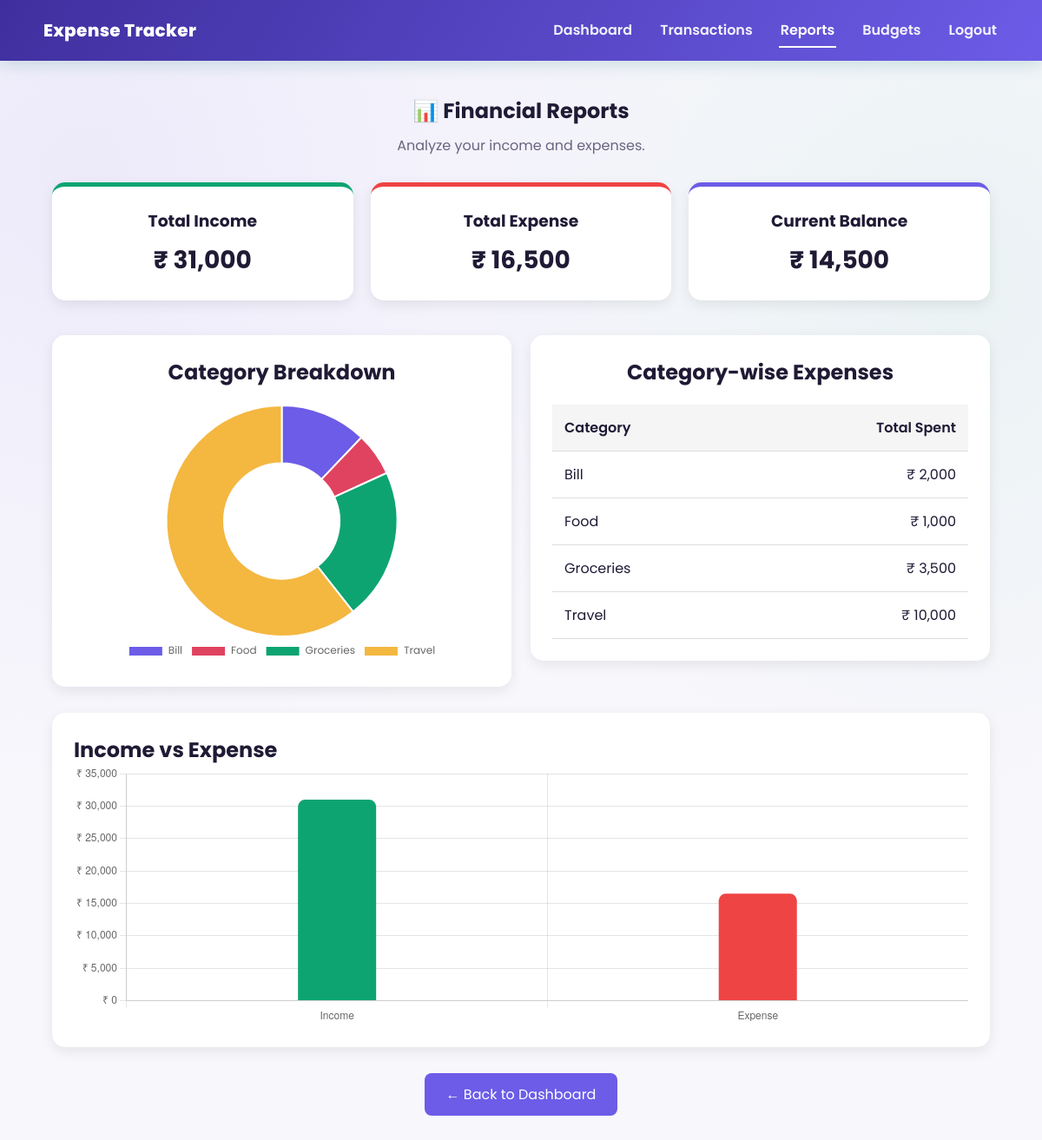
Screenshot of /reports (signed in) with the database file from the repository.
### tables this page shows
CREATE TABLE transactions(
    id INTEGER PRIMARY KEY AUTOINCREMENT,
    user_id INTEGER,
    type TEXT NOT NULL,
    amount REAL NOT NULL,
    category TEXT NOT NULL,
    description TEXT, date TEXT,
    FOREIGN KEY(user_id) REFERENCES users(id)
);

### app.py (the view)
@app.route("/reports")
@login_required
def reports():
    user_id = session["user_id"]
    conn = get_db()
    cursor = conn.cursor()
    cursor.execute("SELECT COALESCE(SUM(amount),0) FROM transactions WHERE type='Income' AND user_id=?", (user_id,))
    total_income = cursor.fetchone()[0]
    cursor.execute("SELECT COALESCE(SUM(amount),0) FROM transactions WHERE type='Expense' AND user_id=?", (user_id,))
    total_expense = cursor.fetchone()[0]
    balance = total_income - total_expense
    cursor.execute("""
        SELECT category, COALESCE(SUM(amount),0)
        FROM transactions
        WHERE type='Expense' AND user_id=?
        GROUP BY category
    """, (user_id,))
    category_expenses = cursor.fetchall()
    conn.close()
    return render_template(
        "reports.html",
        total_income=total_income,
        total_expense=total_expense,
        balance=balance,
        category_expenses=category_expenses
    )

### app.py (called while the page is built)
def get_db():
    conn = sqlite3.connect(DB_NAME)
    conn.row_factory = sqlite3.Row
    return conn

def login_required(view_func):
    @wraps(view_func)
    def wrapped(*args, **kwargs):
        if "user_id" not in session:
            flash("Please log in to continue.")
            return redirect(url_for("login"))
        return view_func(*args, **kwargs)
    return wrapped

@app.context_processor
def inject_user():
    return {"current_user_name": session.get("user_name")}

### templates/reports.html (shortened to what this page needs)
<!DOCTYPE html>
<html lang="en">
<head>
    <link rel="stylesheet"
          href="{{ url_for('static', filename='css/style.css') }}">
</head>
<body>
    <nav>
        <div class="logo">
            Expense Tracker
        </div>
        <div class="nav-links">
            <a href="{{ url_for('dashboard') }}">Dashboard</a>
            <a href="{{ url_for('transaction_history') }}">Transactions</a>
            <a href="{{ url_for('reports') }}" class="active">Reports</a>
            <a href="{{ url_for('budgets') }}">Budgets</a>
            <a href="{{ url_for('logout') }}">Logout</a>
        </div>
    </nav>
    <section class="reports-section">
        <h1>📊 Financial Reports</h1>
        <p>
            Analyze your income and expenses.
        </p>
        <div class="report-cards">
            <div class="report-card income-card">
                <h3>Total Income</h3>
                <h2>₹ {{ "{:,.0f}".format(total_income) }}</h2>
            </div>
            <div class="report-card expense-card">
                <h3>Total Expense</h3>
                <h2>₹ {{ "{:,.0f}".format(total_expense) }}</h2>
            </div>
            <div class="report-card balance-card">
                <h3>Current Balance</h3>
                <h2>₹ {{ "{:,.0f}".format(balance) }}</h2>
            </div>
        </div>
        <div class="reports-grid">
            <div class="chart-card">
                <h2>Category Breakdown</h2>
                {% if category_expenses %}
                <canvas id="categoryChart"></canvas>
                {% else %}
                <p style="text-align:center; color:var(--muted);">No expense data yet.</p>
                {% endif %}
            </div>
            <div class="category-report">
                <h2>Category-wise Expenses</h2>
                <table class="report-table">
                    <thead>
                        <tr>
                            <th>Category</th>
                            <th>Total Spent</th>
                        </tr>
                    </thead>
                    <tbody>
                        {% for category, amount in category_expenses %}
                        <tr>
                            <td>{{ category }}</td>
                            <td>₹ {{ "{:,.0f}".format(amount) }}</td>
                        </tr>
                        {% else %}
                        <tr>
                            <td colspan="2">No expense data available.</td>
                        </tr>
                        {% endfor %}
                    </tbody>
                </table>
            </div>
        </div>
        <div class="bar-chart-card">
            <h2>Income vs Expense</h2>
            <canvas id="incomeExpenseChart"></canvas>
        </div>
        <div class="back-dashboard">
            <a href="{{ url_for('dashboard') }}">
                ← Back to Dashboard
            </a>
        </div>
    </section>
    <script>
        {% if category_expenses %}
        new Chart(document.getElementById('categoryChart'), {
            type: 'doughnut',
            data: {
                labels: [{% for cat, amt in category_expenses %}"{{ cat }}"{{ "," if not loop.last }}{% endfor %}],
                datasets: [{
                    data: [{% for cat, amt in category_expenses %}{{ amt }}{{ "," if not loop.last }}{% endfor %}],
                    backgroundColor: ['#6C5CE7', '#E0435F', '#0EA472', '#f4b740', '#3F2F9E', '#5849C2', '#8b7ff0', '#c9455e'],
                    borderColor: '#ffffff',
                    borderWidth: 2
                }]
            },
            options: {
                responsive: true,
                plugins: {
                    legend: { position: 'bottom', labels: { font: { family: 'Poppins' } } }
                }
            }
        });
        {% endif %}
        new Chart(document.getElementById('incomeExpenseChart'), {
            type: 'bar',
            data: {
                labels: ['Income', 'Expense'],
                datasets: [{
                    data: [{{ total_income }}, {{ total_expense }}],
                    backgroundColor: ['#0EA472', '#ef4444'],
                    borderRadius: 8,
                    maxBarThickness: 90
                }]
            },
            options: {
                responsive: true,
                plugins: { legend: { display: false } },
                scales: {
                    y: {
                        beginAtZero: true,
                        ticks: { callback: function(v) { return '₹ ' + v.toLocaleString('en-IN'); } }
                    }
                }
            }
        });
    </script>
</body>
</html>

### static/css/style.css (style rules this page uses)
:root { --brand: #6C5CE7; --brand-dark: #5849C2; --brand-deep: #3F2F9E; --ink: #201A35; --muted: #6B6480; --bg: #F8F7FC; --card: #FFFFFF; --border: #E8E4F5; --income: #0EA472; --income-soft: #E3F7EF; --expense: #E0435F; --expense-soft: #FDEAEE; --radius: 14px; --shadow-sm: 0 4px 14px rgba(63, 47, 158, 0.07); --shadow-md: 0 10px 28px rgba(63, 47, 158, 0.12); --shadow-lg: 0 18px 44px rgba(63, 47, 158, 0.16); --font: 'Poppins', 'Segoe UI', Arial, sans-serif; }
* { margin:0; padding:0; box-sizing:border-box; font-family: var(--font); }
html { scroll-behavior: smooth; }
body { background: var(--bg); color: var(--ink); -webkit-font-smoothing: antialiased; animation: page-in 0.35s ease both; }
a { color: inherit; }
nav { min-height: 70px; background: linear-gradient(120deg, var(--brand-deep), var(--brand)); display: flex; align-items: center; justify-content: space-between; padding: 14px 50px; position: sticky; top: 0; z-index: 100; box-shadow: 0 4px 18px rgba(15, 118, 110, 0.18); }
.logo { color: white; font-size: 20px; font-weight: 800; letter-spacing: 0.3px; display: flex; align-items: center; gap: 8px; }
.nav-links { display: flex; align-items: center; gap: 28px; }
.nav-links a { color: white; text-decoration: none; font-weight: 600; opacity: 0.92; padding: 6px 2px; border-bottom: 2px solid transparent; transition: opacity 0.2s ease, border-color 0.2s ease; }
.nav-links a:hover, .nav-links a.active { opacity: 1; border-color: white; }
.back-dashboard { text-align: center; margin: 34px 0; }
body { background: radial-gradient(circle at 8% 15%, rgba(108, 92, 231, 0.08), transparent 45%), radial-gradient(circle at 92% 25%, rgba(14, 164, 114, 0.06), transparent 40%), var(--bg); }

### templates/reports.html (style rules this page uses)
.reports-section { width: 90%; max-width: 1100px; margin: 40px auto; }
.reports-section h1 { text-align: center; margin-bottom: 10px; }
.reports-section > p { text-align: center; margin-bottom: 30px; color: var(--muted); }
.report-cards { display: grid; grid-template-columns: repeat(3, 1fr); gap: 20px; margin-bottom: 40px; }
.report-card { padding: 25px; border-radius: 15px; text-align: center; background: white; box-shadow: 0 5px 15px rgba(0, 0, 0, 0.08); }
.report-card h3 { margin-bottom: 10px; }
.report-card h2 { margin: 0; font-size: 28px; }
.income-card { border-top: 5px solid #0EA472; }
.expense-card { border-top: 5px solid #ef4444; }
.balance-card { border-top: 5px solid #6C5CE7; }
.reports-grid { display: grid; grid-template-columns: 1fr 1fr; gap: 22px; align-items: start; margin-bottom: 30px; }
.category-report, .chart-card { background: white; padding: 25px; border-radius: 15px; box-shadow: 0 5px 15px rgba(0, 0, 0, 0.08); }
.category-report h2, .chart-card h2 { text-align: center; margin-bottom: 20px; }
.report-table { width: 100%; border-collapse: collapse; }
.report-table th, .report-table td { padding: 14px; text-align: left; border-bottom: 1px solid #ddd; }
.report-table tbody tr { transition: 0.2s ease; }
.report-table th { font-weight: 600; }
.report-table td:last-child, .report-table th:last-child { text-align: right; }
.report-table td:first-child, .report-table th:first-child { text-align: left; }
.report-table th { background: #f5f5f5; }
.bar-chart-card { background: white; padding: 25px; border-radius: 15px; box-shadow: 0 5px 15px rgba(0, 0, 0, 0.08); margin-bottom: 30px; }
#categoryChart, #incomeExpenseChart { max-height: 300px; }
.back-dashboard { text-align: center; margin-top: 30px; }
.back-dashboard a { display: inline-block; padding: 12px 25px; background: #6C5CE7; color: white; text-decoration: none; border-radius: 8px; }

### rows the page displays
transactions: category "Bill", amount "2,000"
transactions: category "Food", amount "1,000"
transactions: category "Groceries", amount "3,500"
transactions: category "Travel", amount "10,000"

### other values shown
{{ "{:,.0f}".format(total_income) }} "31,000"
{{ "{:,.0f}".format(total_expense) }} "16,500"
{{ "{:,.0f}".format(balance) }} "14,500"
chart data {{ cat }} Bill, Food, Groceries, Travel
chart data {{ amt }} 2000.0, 1000.0, 3500.0, 10000.0
